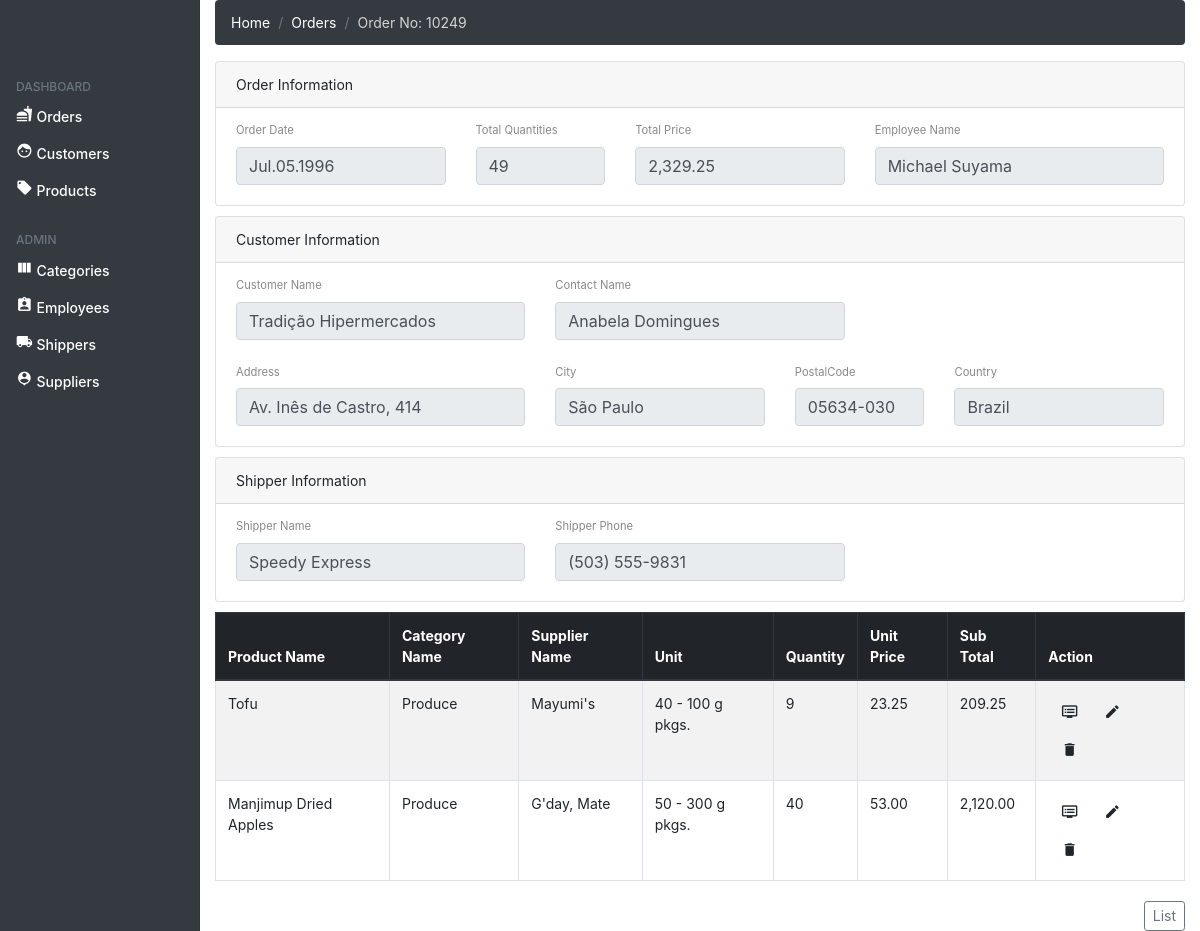
The app's page /views/orders/read.php?id=10249 with its own data.
### tables this page shows
CREATE TABLE Orders (
	OrderID INT(6) UNSIGNED NOT NULL AUTO_INCREMENT PRIMARY KEY, 
    CustomerID INT(6) UNSIGNED NOT NULL, 
    EmployeeID INT(6) UNSIGNED NOT NULL,
    OrderDate DATE NOT NULL, 
    ShipperID INT(6) UNSIGNED NOT NULL, 
    CONSTRAINT `FK_CustomerID` FOREIGN KEY (CustomerID) REFERENCES Customers (CustomerID),
    CONSTRAINT `FK_EmployeeID` FOREIGN KEY (EmployeeID) REFERENCES Employees (EmployeeID),
    CONSTRAINT `FK_ShipperID` FOREIGN KEY (ShipperID) REFERENCES Shippers (ShipperID)
);

CREATE TABLE Customers (
	CustomerID INT(11) UNSIGNED NOT NULL AUTO_INCREMENT PRIMARY KEY, 
    CustomerName VARCHAR(200), 
    ContactName VARCHAR(200),
    Address VARCHAR(200),
    City VARCHAR(200),
    PostalCode VARCHAR(20),
    Country VARCHAR(50)
);

CREATE TABLE Shippers (
	ShipperID INT(6) UNSIGNED NOT NULL AUTO_INCREMENT PRIMARY KEY, 
    ShipperName VARCHAR(200) NOT NULL,
    Phone VARCHAR(20) NOT NULL
);

CREATE TABLE OrderDetails (
	OrderDetailID INT(6) UNSIGNED NOT NULL AUTO_INCREMENT PRIMARY KEY, 
    OrderID INT(6) UNSIGNED NOT NULL, 
    ProductID INT(6) UNSIGNED NOT NULL, 
    Quantity INT(6) UNSIGNED NOT NULL
);

CREATE TABLE Products (
	ProductID INT(6) UNSIGNED NOT NULL AUTO_INCREMENT PRIMARY KEY, 
    ProductName VARCHAR(200) NOT NULL,
    SupplierID INT(6) UNSIGNED NOT NULL,
    CategoryID INT(6) UNSIGNED NOT NULL,
    Unit VARCHAR(200) NOT NULL,
    Price DECIMAL(13,4) NOT NULL,
    CONSTRAINT `FK_CategoryID` FOREIGN KEY (CategoryID) REFERENCES Categories (CategoryID),
    CONSTRAINT `FK_SupplierID` FOREIGN KEY (SupplierID) REFERENCES Suppliers (SupplierID)
);

CREATE TABLE Categories (
	CategoryID INT(6) UNSIGNED NOT NULL AUTO_INCREMENT PRIMARY KEY, 
    CategoryName VARCHAR(200) NOT NULL, 
    Description VARCHAR(200) NOT NULL
);

CREATE TABLE Suppliers (
	SupplierID INT(6) UNSIGNED NOT NULL AUTO_INCREMENT PRIMARY KEY, 
    SupplierName VARCHAR(200) NOT NULL,
    ContactName VARCHAR(200) NOT NULL,
    Address VARCHAR(200) NOT NULL,
    City VARCHAR(50) NOT NULL,
    PostalCode VARCHAR(20) NOT NULL,
    Country VARCHAR(50) NOT NULL,
    Phone VARCHAR(20) NOT NULL
);

### views/orders/read.php (the view, shortened to what this page needs)
<!DOCTYPE html>
<html>
    <?php include_once "./header.php.inc" ?>
    <body>
        <?php
            $id = isset($_GET['id']) ? $_GET['id'] : die('ERROR: Record ID not found.');
            include_once "../../nav.php";
            include '../../confi/database.php';
            try {
                $query = "SELECT c.CustomerName, c.ContactName, c.Address, c.City, c.PostalCode, c.Country,
                                 CONCAT(e.FirstName, ' ', e.LastName) as EmployeeName,
                                 s.ShipperName, s.Phone AS ShipperPhone,
                                 o.OrderDate, od.Qts, od.TotalPrice
                          FROM Orders o, Customers c, Employees e, Shippers s,
                                (SELECT sod.OrderID, SUM(sod.Quantity) AS Qts, SUM(sod.Quantity * sp.Price) AS TotalPrice
                                    FROM Orderdetails sod, Products sp
                                    WHERE sod.ProductID = sp.ProductID
                                    GROUP BY sod.OrderID) od
                          WHERE o.CustomerID = c.CustomerID AND o.EmployeeID = e.EmployeeID AND o.ShipperID = s.ShipperID AND o.OrderID = od.OrderID AND o.OrderID = ? LIMIT 0,1";
                $stmt = $con->prepare($query);
                $stmt->bindParam(1, $id);
                $stmt->execute();
                $row = $stmt->fetch(PDO::FETCH_ASSOC);
                $customerName = utf8_encode($row['CustomerName']);
                $contactName = utf8_encode($row['ContactName']);
                $address = utf8_encode($row['Address']);
                $city = utf8_encode($row['City']);
                $postalCode = $row['PostalCode'];
                $country = $row['Country'];
                $employeeName = utf8_encode($row['EmployeeName']);
                $shipperName = utf8_encode($row['ShipperName']);
                $shipperPhone = $row['ShipperPhone'];
                $orderDate = $row['OrderDate'];
                $qts = $row['Qts'];
                $totalPrice = $row['TotalPrice'];
                $query = "SELECT od.OrderDetailID, od.Quantity, p.ProductName, s.SupplierName, c.CategoryName, p.Unit, p.Price, (od.Quantity * p.Price) AS SubTotal
                          FROM Orderdetails od, Products p, Suppliers s, Categories c
                          WHERE od.ProductID = p.ProductID AND p.SupplierID = s.SupplierID AND p.CategoryID = c.CategoryID AND od.OrderID = ?";
                $stmt = $con->prepare($query);
                $stmt->bindParam(1, $id);
                $stmt->execute();
                $num = $stmt->rowCount();
            } catch (PDOException $exception) {
                die('ERROR: ' . $exception->getMessage());
            }
            include_once "./breadcrumb.php.inc";
        ?>
        <div class="offset-md-2 col-md-10">
            <div class="card">
                <div class="card-header">
                    Order Information
                </div>
                <div class="card-body">
                    <div class="row order">
                        <div class="col-md-3">
                            <label for="orderDate">Order Date</label>
                            <input type="text" name="orderDate" class="form-control" value="<?php echo date_format(date_create($orderDate), "M.d.Y") ?>" disabled />
                        </div>
                        <div class="col-md-2">
                            <label for="qts">Total Quantities</label>
                            <input type="text" name="qts" class="form-control" value="<?php echo $qts ?>" disabled />
                        </div>
                        <div class="col-md-3">
                            <label for="totalPrice">Total Price</label>
                            <input type="text" name="totalPrice" class="form-control" value="<?php echo number_format($totalPrice, 2, '.', ',') ?>" disabled />
                        </div>
                        <div class="col-md-4">
                            <label for="employeeName">Employee Name</label>
                            <input type="text" name="employeeName" class="form-control" value="<?php echo $employeeName ?>" disabled />
                        </div>
                    </div>
                </div>
            </div>
            <div class="card">
                <div class="card-header">
                    Customer Information
                </div>
                <div class="card-body">
                    <div class="row order">
                        <div class="col-md-4">
                            <label for="customerName">Customer Name</label>
                            <input type="text" name="customerName" class="form-control" value="<?php echo $customerName ?>" disabled />
                        </div>
                        <div class="col-md-4">
                            <label for="contactName">Contact Name</label>
                            <input type="text" name="contactName" class="form-control" value="<?php echo $contactName ?>" disabled />
                        </div>
                    </div>
                    <div class="row">
                        <div class="col-md-4">
                            <label for="address">Address</label>
                            <input type="text" name="address" class="form-control" value="<?php echo $address ?>" disabled />
                        </div>
                        <div class="col-md-3">
                            <label for="city">City</label>
                            <input type="text" name="city" class="form-control" value="<?php echo $city ?>" disabled />
                        </div>
                        <div class="col-md-2">
                            <label for="postalCode">PostalCode</label>
                            <input type="text" name="postalCode" class="form-control" value="<?php echo $postalCode ?>" disabled />
                        </div>
                        <div class="col-md-3">
                            <label for="country">Country</label>
                            <input type="text" name="country" class="form-control" value="<?php echo $country ?>" disabled />
                        </div>
                    </div>
                </div>
            </div>
            <div class="card">
                <div class="card-header">
                    Shipper Information
                </div>
                <div class="card-body">
                    <div class="row order">
                        <div class="col-md-4">
                            <label for="shipperName">Shipper Name</label>
                            <input type="text" name="shipperName" class="form-control" value="<?php echo $shipperName ?>" disabled />
                        </div>
                        <div class="col-md-4">
                            <label for="shipperPhone">Shipper Phone</label>
                            <input type="text" name="shipperPhone" class="form-control" value="<?php echo $shipperPhone ?>" disabled />
                        </div>
                    </div>
                </div>
            </div>
            <?php
                if($num > 0){
                    echo "<table class='table table-hover table-striped table-bordered'>";
                    echo "<thead class='thead-dark'>";
                    echo "<tr>";
                    echo "<th>Product Name</th>";
                    echo "<th>Category Name</th>";
                    echo "<th>Supplier Name</th>";
                    echo "<th>Unit</th>";
                    echo "<th>Quantity</th>";
                    echo "<th>Unit Price</th>";
                    echo "<th>Sub Total</th>";
                    echo "<th>Action</th>";
                    echo "</thead>";
                    echo "<tbody>";
                    while($row = $stmt->fetch(PDO::FETCH_ASSOC)){
                        extract($row);
                        echo "<tr>";
                        echo "<td>".utf8_encode($ProductName)."</td>";
                        echo "<td>".utf8_encode($CategoryName)."</td>";
                        echo "<td>".utf8_encode($SupplierName)."</td>";
                        echo "<td>".utf8_encode($Unit)."</td>";
                        echo "<td>".number_format($Quantity, 0, '.', ',')."</td>";
                        echo "<td>".number_format($Price, 2, '.', ',')."</td>";
                        echo "<td>".number_format($SubTotal, 2, '.', ',')."</td>";
                        echo "<td>";
                        echo "<i class='material-icons md-light md-inactive btn' title='view'>dvr</i>";
                        echo "<i class='material-icons md-light md-inactive btn' title='update'>edit</i>";
                        echo "<i class='material-icons md-light md-inactive btn' title='delete'>delete</i>";
                        echo "</td>";
                        echo "</tr>";
                    }
                    echo "</tbody>";
                    echo "</table>";
                }else{
                    echo "<div class='alert alert-danger'>No records found.</div>";
                }
            ?>
            <div class="row">
                <div class="col-md-12 text-right">
                    <a class="btn btn-outline-secondary btn-sm" href="./index.php">List</a>
                </div>
            </div>
        </div>
    </body>
</html>

### commons/style.css (style rules this page uses)
body { font-size: .875rem; }
i { font-size: 1.2em !important; }
.row { margin-top: 20px !important; }
label { font-size: 0.8em; color: #888 !important; }
.card { margin-bottom: 10px !important; }
.row.order { margin-top:-10px !important; }
.btn { line-height: 1.4 !important; }

### records on screen
orders: orderDate "Jul.05.1996", customerName "Tradição Hipermercados", contactName "Anabela Domingues", address "Av. Inês de Castro, 414", city "São Paulo", postalCode "05634-030", country "Brazil", shipperName "Speedy Express", shipperPhone "(503) 555-9831"
orderdetails: ProductID.ProductName "Tofu", categories.CategoryName "Produce", suppliers.SupplierName "Mayumi's", ProductID.Unit "40 - 100 g pkgs.", Quantity "9", ProductID.Price "23.25", SubTotal "209.25"
orderdetails: ProductID.ProductName "Manjimup Dried Apples", categories.CategoryName "Produce", suppliers.SupplierName "G'day, Mate", ProductID.Unit "50 - 300 g pkgs.", Quantity "40", ProductID.Price "53.00", SubTotal "2,120.00"

### other values on screen
$id "10249"
